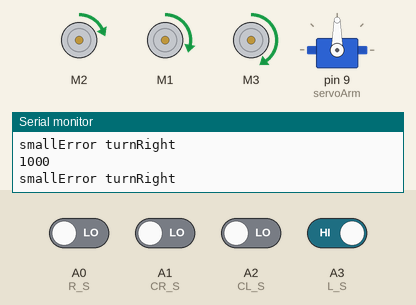
The sketch below on a simulated Arduino Uno, built with avr-gcc and run on an emulated ATmega328P. Parts: 3 × DC motor (green arrow = forward, orange = backward, longer = faster), servo, the last lines printed to the serial monitor. The test bench sets the inputs (shaded band); at power-on: A3 (L_S) HIGH, A0 (R_S), A1 (CR_S), A2 (CL_S) LOW.

Above: at 4.2 s.
4.3 s: A0 (R_S) driven HIGH
At 4.8 s:
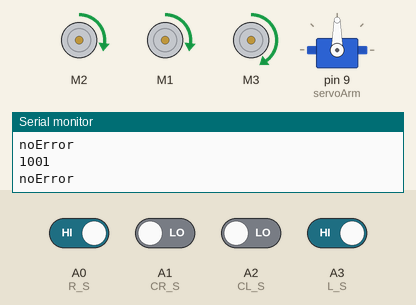
5.8 s: A3 (L_S) driven LOW
At 8.0 s:
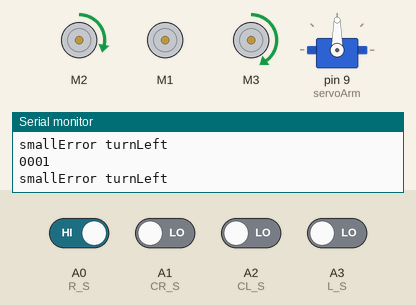
8.8 s: A0 (R_S) driven LOW
At 12.2 s:
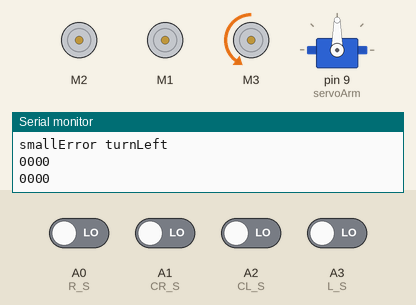
Timing chart, 0 to 24.1 s (numbered marks = the images above; inputs shaded):
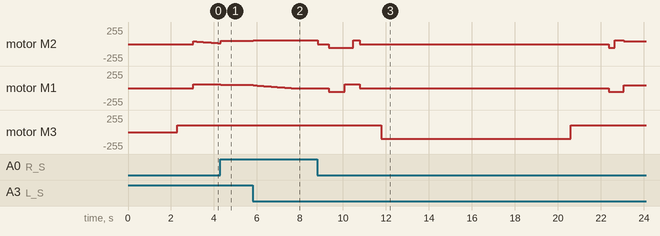

The sketch:

walleth_version3.ino
```cpp
#include <Wire.h>
#include <Adafruit_MotorShield.h>
#include "utility/Adafruit_MS_PWMServoDriver.h"
#include <Servo.h>

////////////////////////////////////////////////////////////////////////////////////////
// Set pin
#define R_S A0  // Infrared sensor Right
#define CR_S A1 // Infrared sensor Center Right
#define CL_S A2 // Infrared sensor Center Left
#define L_S A3  // Infrared sensor Left

// Set speed
#define SLOW_SPEED 45
// #define MEDIUM_SPEED 55
#define FAST_SPEED 55

int defaultSpeed = 50;
int stoptime = 0;

int can_counter = 0;

// Servo code
int min_pos = 0;
int max_pos = 110;
int pos = 0;


    ////////////////////////////////////////////////////////////////////////////////////////
    // PID Controller

    // Gain k=[0;1]
    // Tuning parameter:
    // Start with kp=1 and decrease value to stable system
    // Then increase ki and kd if needed
    double kp = 0.29;  // Proportional gain
    double ki = 0.027; // Integral gain
    double kd = 0;     // Derivative gain *************************** possible delete

    // Initialize PID components to 0
    double P = 0; // Proportional component of the control output
    double I = 0; // Integral component of the control output
    double D = 0; // Derivative component of the control output

    int error;
    int previousError = 0;
    int smallError = defaultSpeed * 0.5; // Need to calibrate this parameter
    int mediumError = defaultSpeed * 1;  // Need to calibrate this parameter
    int bigError = defaultSpeed * 2.2;   // Need to calibrate this parameter
    bool stopped = false;

    int lastError = 0;
    int lastLineSignal = 0;

    int leftSpeed = 0;
    int rightSpeed = 0;


////////////////////////////////////////////////////////////////////////////////////////
// Functions

Adafruit_MotorShield AFMS = Adafruit_MotorShield();
Adafruit_DCMotor *motorR = AFMS.getMotor(2);
Adafruit_DCMotor *motorL = AFMS.getMotor(1);
Adafruit_DCMotor *motorArm = AFMS.getMotor(3);

Servo servoArm;

void arm_down(Servo servo, int min_pos, int max_pos)
{
    for (int pos = min_pos; pos <= max_pos; pos += 1)
    { // goes from 0 degrees to 180 degrees
        // in steps of 1 degree
        servo.write(pos); // tell servo to go to position in variable 'pos'
        delay(25);        // waits 15ms for the servo to reach the position
    }
}
void arm_up(Servo servo, int min_pos, int max_pos)
{
    for (int pos = max_pos; pos >= min_pos; pos -= 1)
    {
        servo.write(pos);
        delay(25);
    }
}

void trash_grap(Adafruit_DCMotor *motor)
{
    motor->run(BACKWARD);
    motor->run(BACKWARD);
    motor->setSpeed(100);
    motor->setSpeed(100);
    delay(750);
}
void trash_release(Adafruit_DCMotor *motor)
{
    motor->run(FORWARD);
    motor->run(FORWARD);
    motor->setSpeed(100);
    motor->setSpeed(100);
    delay(750);
}
void full_arm_movement(Adafruit_DCMotor *motor, Servo servo, int min_pos, int max_pos)
{
    trash_grap(motor);
    delay(500);
    arm_up(servo, min_pos, max_pos);
    delay(1000);
    arm_down(servo, min_pos, max_pos);
    delay(1000);
    trash_release(motor);
}

void initalize_arm(Servo servo, Adafruit_DCMotor *motor)
{
    arm_down(servo, min_pos, servo.read());
    trash_release(motor);
}

void right_Track_to_Can(Adafruit_DCMotor *motorR, Adafruit_DCMotor *motorL)
{
    motorR->run(BACKWARD);
    motorL->run(BACKWARD);
    motorR->setSpeed(FAST_SPEED);
    motorL->setSpeed(FAST_SPEED);
    delay(750);
    motorR->run(BACKWARD);
    motorL->run(FORWARD);
    delay(400);
    motorR->run(FORWARD);
    motorL->run(FORWARD);
    delay(300);
    motorR->run(RELEASE);
    motorL->run(RELEASE);
}
void right_Can_to_Track(Adafruit_DCMotor *motorR, Adafruit_DCMotor *motorL)
{
    motorR->run(BACKWARD);
    motorL->run(BACKWARD);
    delay(300);
    motorR->run(FORWARD);
    motorL->run(BACKWARD);
    delay(400);
    motorR->run(RELEASE);
    motorL->run(RELEASE);
}

void left_Track_to_Can(Adafruit_DCMotor *motorR, Adafruit_DCMotor *motorL)
{
    motorR->run(BACKWARD);
    motorL->run(BACKWARD);
    motorR->setSpeed(FAST_SPEED);
    motorL->setSpeed(FAST_SPEED);
    delay(750);
    motorR->run(FORWARD);
    motorL->run(BACKWARD);
    delay(400);
    motorR->run(FORWARD);
    motorL->run(FORWARD);
    delay(300);
    motorR->run(RELEASE);
    motorL->run(RELEASE);
}

void left_Can_to_Track(Adafruit_DCMotor *motorR, Adafruit_DCMotor *motorL)
{
    motorR->run(BACKWARD);
    motorL->run(BACKWARD);
    delay(300);
    motorR->run(BACKWARD);
    motorL->run(FORWARD);
    delay(400);
    motorR->run(RELEASE);
    motorL->run(RELEASE);
}

void sprint(Adafruit_DCMotor *motorR, Adafruit_DCMotor *motorL)
{
    motorR->run(FORWARD);
    motorL->run(FORWARD);
    delay(800);
    motorR->run(RELEASE);
    motorL->run(RELEASE);
}

// Function to get the error from the line-following sensors (0-2).
int getError()
{
    // Read the sensor values (0 for dark, 1 for bright)
    int sensorL = digitalRead(L_S);
    int sensorCL = digitalRead(CL_S);
    int sensorCR = digitalRead(CR_S);
    int sensorR = digitalRead(R_S);

    Serial.print(sensorL);
    Serial.print(sensorCL);
    Serial.print(sensorCR);
    Serial.print(sensorR);
    Serial.println(" ");

    // Determine the error based on sensor readings
    if (sensorL == 0 && sensorCL == 1 && sensorCR == 1 && sensorR == 1)
    {
        Serial.println("bigError turnLeft");
        return -bigError; // The robot is significantly to the right of the line
    }
    else if (sensorL == 0 && sensorCL == 0 && sensorCR == 1 && sensorR == 1)
    {
        Serial.println("mediumError turnLeft");
        return -mediumError; // The robot is the right of the line
    }
    else if (sensorL == 0 && sensorCL == 0 && sensorCR == 0 && sensorR == 1)
    {
        Serial.println("smallError turnLeft");
        return -smallError; // The robot is slightly to the right of the line
    }
    else if (sensorL == 1 && sensorCL == 0 && sensorCR == 0 && sensorR == 1)
    {
        Serial.println("noError");
        I = 0;
        return 0; // The robot is on the line (centered)
    }
    else if (sensorL == 1 && sensorCL == 0 && sensorCR == 0 && sensorR == 0)
    {
        Serial.println("smallError turnRight");
        return smallError; // The robot is slightly to the left of the line
    }
    else if (sensorL == 1 && sensorCL == 1 && sensorCR == 0 && sensorR == 0)
    {
        Serial.println("mediumError turnRight");
        return mediumError; // The robot is the left of the line
    }
    else if (sensorL == 1 && sensorCL == 1 && sensorCR == 1 && sensorR == 0)
    {
        Serial.println("bigError turnRight");
        return bigError; // The robot is significantly to the left of the line
    }
    else if (sensorL == 0 && sensorCL == 0 && sensorCR == 0 && sensorR == 0)
    {
        return 1; // Return obstacle 1
    }
    else if ((sensorL == 0 && sensorCL == 1 && sensorCR == 1 && sensorR == 0) || (sensorL == 0 && sensorCL == 1 && sensorCR == 0 && sensorR == 0) || (sensorL == 0 && sensorCL == 0 && sensorCR == 1 && sensorR == 0))
    {             // Special case: Only the center sensor detects a bright surface (possible obstacle)
        return 2; // Return obstacle 2
    }
    else if (sensorL == 1 && sensorCL == 1 && sensorCR == 1 && sensorR == 1)
    { // Special case: All sensors detect a white surface (end of track)
        return 3;
    }
    return 0; // Default case: Unknown/error state. Proceed with line tracking
}

void PID_line_tracking()
{
    // stopped = false;

    // PID control
    // Proportional component of the control output
    P = error;
    // Integral component of the control output
    I += error;
    // Derivative component of the control output
    D = error - previousError;

    // Update the previous error for the next iteration
    previousError = error;

    // Combine all components to get the PID output
    double speedChange = P * kp + I * ki + D * kd; // calculate the correction;

    /*  Serial.print(speedChange);
    Serial.print("\t"); */

    // Apply PID output to control the motors
    motorL->run(FORWARD);
    motorR->run(FORWARD);

    // Adjust motor speeds based on PID output
    leftSpeed = defaultSpeed + speedChange;
    rightSpeed = defaultSpeed - speedChange;

    // Ensure the motor speeds are within valid range (0 to 255)
    leftSpeed = constrain(leftSpeed, 0, FAST_SPEED);
    rightSpeed = constrain(rightSpeed, 0, FAST_SPEED);

    /*
    Serial.print(leftSpeed);
    Serial.print("\t");
    Serial.print(rightSpeed);
    Serial.print("\n");*/

    // Set the motor speeds
    motorL->setSpeed(leftSpeed);
    motorR->setSpeed(rightSpeed);
    delay(10);
}

bool checkStop()
{
    if (lastError == error /* && stopped == false*/)
    {
        return true;
    }
    return false;
}

void task_1()
{
    // stopped = true;
    // TO DO
    //  Obstacle detected, stop and handle appropriately
    can_counter += 1;
    motorL->run(BACKWARD);
    motorR->run(BACKWARD);
    motorL->setSpeed(0);
    motorR->setSpeed(0);
    delay(500);

    if (can_counter % 2 == 0)
    {
        left_Track_to_Can(motorR, motorL);
        delay(1000);
        full_arm_movement(motorArm, servoArm, min_pos, max_pos);
        delay(1000);
        left_Can_to_Track(motorR, motorL);
    }
    else
    {
        right_Track_to_Can(motorR, motorL);
        delay(1000);
        full_arm_movement(motorArm, servoArm, min_pos, max_pos);
        delay(1000);
        right_Can_to_Track(motorR, motorL);
    }

    motorL->run(FORWARD);
    motorR->run(FORWARD);
    motorL->setSpeed(SLOW_SPEED);
    motorR->setSpeed(SLOW_SPEED);
    delay(200);
}

void task_2()
{
    // stopped = true;
    // TO DO
    //  Obstacle detected, stop and handle appropriately
    motorL->run(BACKWARD);
    motorR->run(BACKWARD);
    motorL->setSpeed(0);
    motorR->setSpeed(0);
    delay(2000);

    motorL->run(FORWARD);
    motorR->run(FORWARD);
    motorL->setSpeed(SLOW_SPEED);
    motorR->setSpeed(SLOW_SPEED);
    delay(250);
}

void driveUntilSignalChange()
{

    while (lastError == error)
    {

        lastError = error;
        error = getError();

        // Set the motor speeds
        motorL->setSpeed(SLOW_SPEED); // drive slowly straight until signal changes
        motorR->setSpeed(SLOW_SPEED); // drive slowly straight until signal changes
    }
    return;
}

////////////////////////////////////////////////////////////////////////////////////////
// Main code: functions setup() and loop()

void setup()
{
    pinMode(R_S, INPUT);
    pinMode(CR_S, INPUT);
    pinMode(CL_S, INPUT);
    pinMode(L_S, INPUT);

    Serial.begin(9600);

    AFMS.begin();
    motorR->setSpeed(defaultSpeed);
    motorL->setSpeed(defaultSpeed);
    motorArm->setSpeed(100);

    servoArm.attach(9);

    initalize_arm(servoArm, motorArm);
}

void loop()
{

    lastError = error;
    error = getError();

    if (error == 1 && checkStop())
    { // Task 1, but check 2 times
        task_1();
        //   stopped = true;
        driveUntilSignalChange();
    }
    else if (error == 2 && checkStop())
    { // Task 2, but check 2 times
        task_2();
        //    stopped = true;
        driveUntilSignalChange();
    }
    else if (error == 3 && lastError == error)
    { // Stop, but check 2 times
        motorR->setSpeed(0);
        motorL->setSpeed(0);
    }
    else
    { // Proceed with line tracking
        PID_line_tracking();
    }
}
```

Measured:
- after the input at 4.3 s, motor M1: forward 55/255 → forward 50/255 at once
- after the input at 5.8 s, motor M2: forward 50/255 → forward 55/255 at once; motor M1: moves from forward 50/255 to stopped over 1.8 s, starting at once
- after the input at 8.8 s, motor M2: forward 55/255 → stopped at once, → backward 55/255 0.50 s later, → forward 55/255 1.2 s later, → stopped 0.30 s later, … (7 changes in this stretch); motor M1: stopped → backward 55/255 after 0.54 s, → forward 55/255 0.75 s later, → stopped 0.70 s later, → backward 55/255 11.6 s later, … (5 changes in this stretch)
